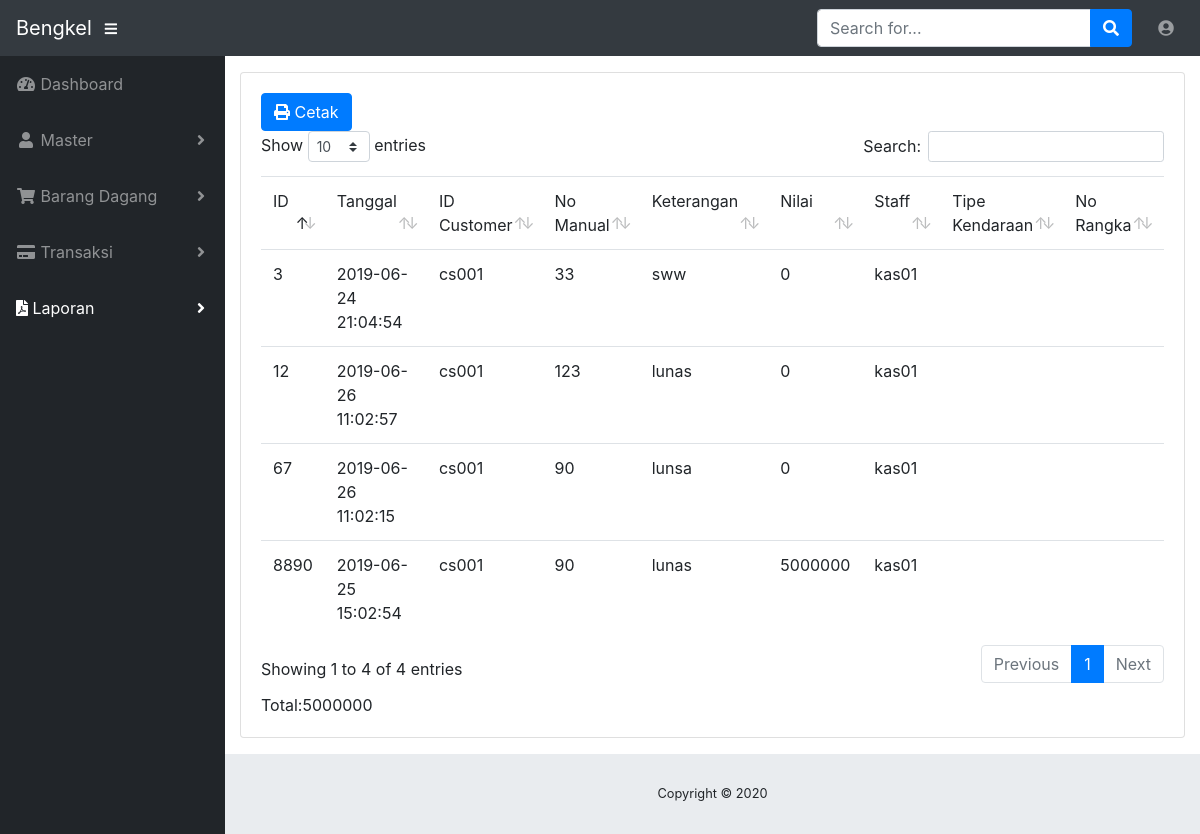
The app's page /index.php/admin/crud with its own data.
### tables this page shows
CREATE TABLE `penjualan` (
  `id` varchar(10) NOT NULL,
  `tanggal` datetime NOT NULL,
  `idcust` varchar(10) NOT NULL,
  `nomanual` varchar(10) NOT NULL,
  `keterangan` varchar(225) NOT NULL,
  `nilai` int(11) NOT NULL,
  `staff` varchar(10) NOT NULL,
  `tipekendaraan` varchar(20) NOT NULL,
  `norangka` varchar(25) NOT NULL,
  `nomesin` varchar(25) NOT NULL,
  `nopol` varchar(10) NOT NULL,
  `bpkb` varchar(25) NOT NULL,
  `stnk` varchar(25) NOT NULL,
  `keluhan` varchar(255) NOT NULL,
  `jenis` varchar(10) NOT NULL
);

### application/controllers/admin/Crud.php (called while the page is built, shortened)
<?php
class Crud extends CI_Controller {
    public function index()
    {
        $data['content'] = $this->db->query("SELECT * FROM penjualan WHERE jenis='langsung' ");
        $this->load->view('crud/langsung', $data);
    }
}
?>

### index.php (called while the page is built, shortened)
<?php
require_once BASEPATH.'core/CodeIgniter.php';

### application/views/crud/langsung.php (the view, shortened to what this page needs)
<!DOCTYPE html>
<html lang="en">
<head>
</head>
<body id="page-top">
	<div id="wrapper">
		<div id="content-wrapper">
			<div class="container-fluid">
				<div class="card mb-3">
					<div class="card-body">
						<div class="table-responsive">
							<table class="table table-hover" id="dataTable" width="50%" cellspacing="0">
								<thead>
									<tr>
										<td>ID</td>
										<td>Tanggal</td>
										<td>ID Customer</td>
										<td>No Manual</td>
										<td>Keterangan</td>
										<td>Nilai</td>
										<td>Staff</td>
										<td>Tipe Kendaraan</td>
										<td>No Rangka</td>
										<td>No Mesin</td>
									</tr>
								</thead>
								<tbody>
									<?php foreach ($content ->result_array() as $key):?>
									<tr>
										<td><?php echo $key['id'] ?></td>
										<td><?php echo $key['tanggal'] ?></td>
										<td><?php echo $key['idcust'] ?></td>
										<td><?php echo $key['nomanual'] ?></td>
										<td><?php echo $key['keterangan'] ?></td>
										<td><?php echo $key['nilai'] ?></td>
										<td><?php echo $key['staff'] ?></td>
										<td><?php echo $key['tipekendaraan'] ?></td>
										<td><?php echo $key['norangka'] ?></td>
										<td><?php echo $key['nomesin'] ?></td>
									</tr>
									<?php endforeach ?>
									<a class="btn btn-primary" href="<?php echo base_url() ?>admin/crud/read/"><i class="fas fa fa-print"></i>  Cetak</a>
								</tbody>
							</table>
							<table>
								<?php
								$total=0;
								foreach ($content ->result_array() as $key):?>
									<tr>
										<td><?php $total+= $key['nilai'] ?></td>
									</tr>
									<?php endforeach ?>
							</table>
							<?php echo "Total:" . $total; ?>
						</div>
					</div>
				</div>
			</div>
		</div>
	</div>
</body>
</html>

### records on screen
penjualan: id "12", tanggal "2019-06-26 11:02:57", idcust "cs001", nomanual "123", keterangan "lunas", nilai "0", staff "kas01"
penjualan: id "3", tanggal "2019-06-24 21:04:54", idcust "cs001", nomanual "33", keterangan "sww", nilai "0", staff "kas01"
penjualan: id "67", tanggal "2019-06-26 11:02:15", idcust "cs001", nomanual "90", keterangan "lunsa", nilai "0", staff "kas01"
penjualan: id "8890", tanggal "2019-06-25 15:02:54", idcust "cs001", nomanual "90", keterangan "lunas", nilai "5000000", staff "kas01"

### other values on screen
$total "5000000"
Date('Y') "2020"
